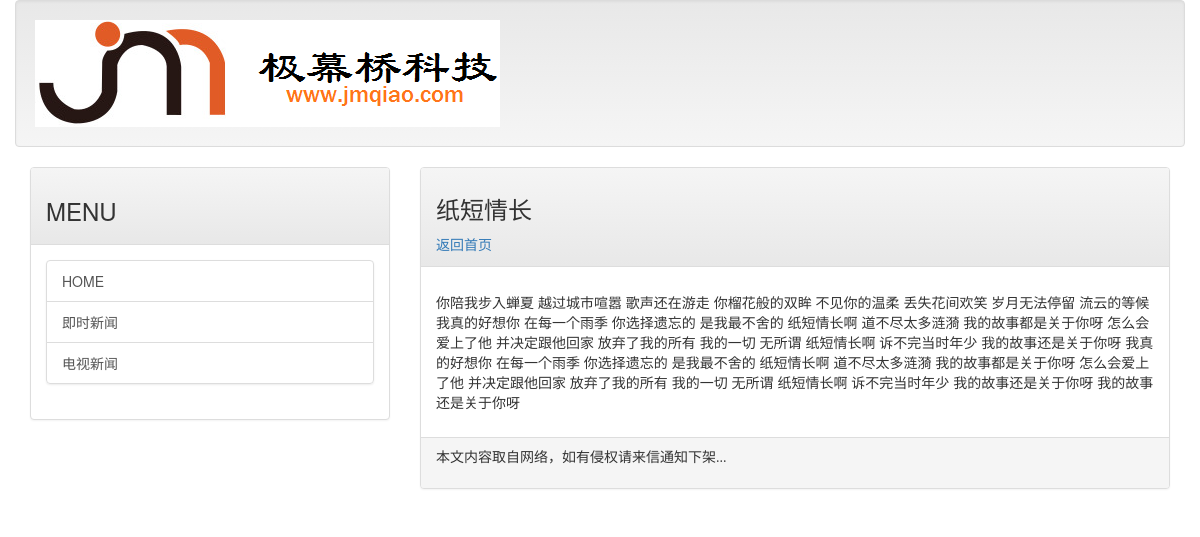
/post/love-a-long, run on the app's committed database.
### mainsite/models.py (models this page shows, shortened)
class Post(models.Model):
    title = models.CharField(max_length=200)
    slug = models.CharField(max_length=200)
    body = models.TextField()
    pub_date = models.DateTimeField(default=timezone.now)
    class Meta:
        ordering = ('-pub_date',)

### mainsite/views.py (the view)
# urls.py: url(r'^post/([\w\-_]+)$', showpost),
def showpost(request, slug):
    template = get_template('post.html')
    try:
        post = Post.objects.get(slug=slug)
        if post != None:
            html = template.render(locals())
            return HttpResponse(html)
    except:
        return redirect('/')

### templates/post.html (shortened to what this page needs)
<!DOCTYPE html>
{% extends 'base.html' %}
{% load markdown_deux_tags %}
{% block headmessage %}
    <h3 style='font-family:微软正黑体;'>{{ post.title }}</h3>
    <a style='font-family:微软正黑体;' href='/'>返回首页</a>
{% endblock %}
{% block content %}
    <p style='font.family:微软正黑体;font-size:12pt;letter-spacing:2pt;'>
        {{ post.body | markdown }}</a>
    </p>
{% endblock %}

### data on the page
Post: title "纸短情长", body "你陪我步入蝉夏 越过城市喧嚣 歌声还在游走 你榴花般的双眸 不见你的温柔 丢失花间欢笑 岁月无法停留 流云的等候 我真的好想你 在每一个雨季 你选择遗忘的 是我最不舍的 纸短情长啊 道不尽太多涟漪 我的故事都是关于你呀 怎么会爱上了他 并决定跟他回家 放弃了我的所有 我的一切 无所谓 纸短情长啊 诉不完当时年少 我的故事还是关于你呀 我真的好想你 在每一个雨季 你选择遗忘的 是我最不舍的 纸短情长啊 道不尽太多涟漪 我的故事都是关于你呀 怎么会爱上了他 并决定跟他回家 放弃了我的所有 我的一切 无所谓 纸短情长啊 诉不完当时年少 我的故事还是关于你呀 我的故事还是关于你呀"
